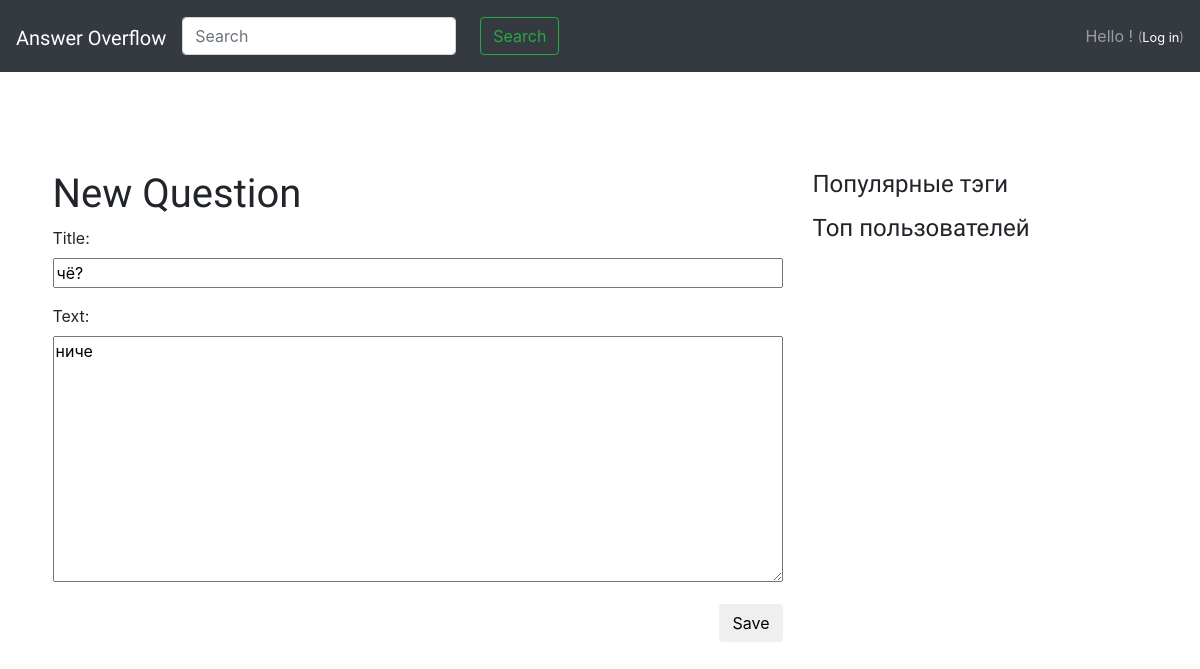
Before: /post/5/edit/ with the older database file.
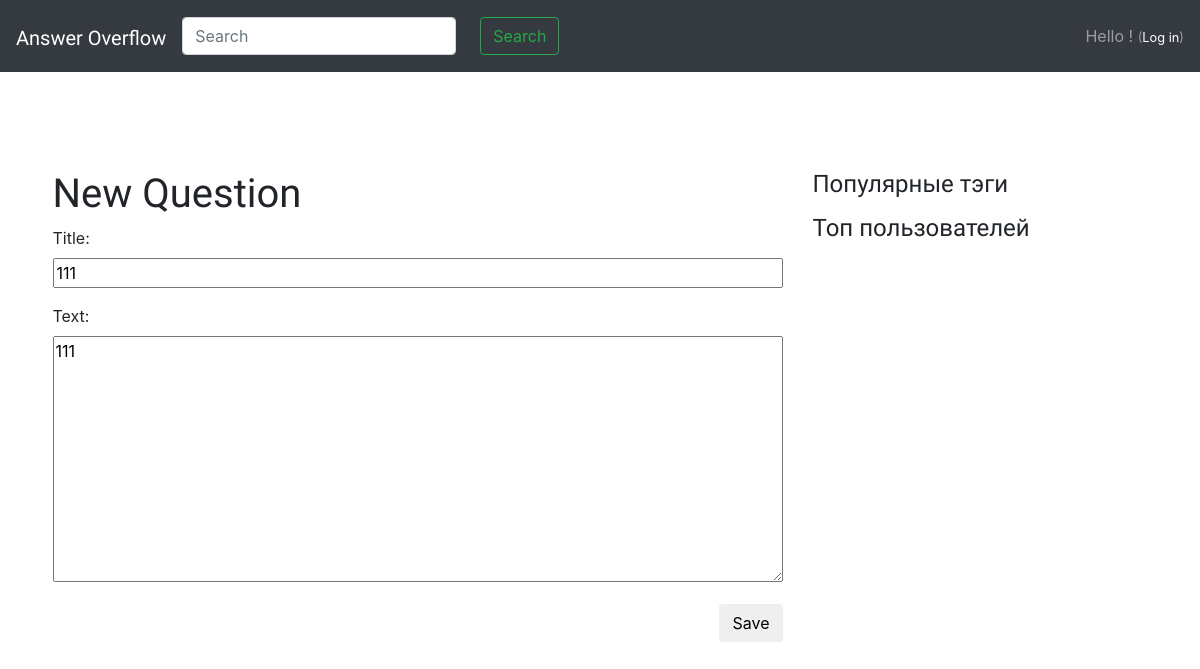
After: the same page with the newer database file.
### landing/models.py (models this page shows, shortened)
class Question(models.Model):
    author = models.ForeignKey(User, on_delete=models.CASCADE)
    title = models.CharField(max_length=200)
    text = models.TextField()
    likes = models.IntegerField(blank=True, null=True)
    dislikes = models.IntegerField(blank=True, null=True)
    created_date = models.DateTimeField(default=timezone.now)
    published_date = models.DateTimeField(blank=True, null=True)
    objects = ModelManager()

### landing/views.py (the view)
# urls.py: path('post/<int:pk>/edit/', views.post_edit, name='post_edit'),
def post_edit(request, pk):
    post = get_object_or_404(Question, pk=pk)
    if request.method == "POST":
        form = PostForm(request.POST, instance=post)
        if form.is_valid():
            post = form.save(commit=False)
            post.author = request.user
            post.published_date = timezone.now()
            post.save()
            return redirect('post_detail', pk=post.pk)
    else:
        form = PostForm(instance=post)
    return render(request, 'web/post_edit.html', {'form': form})

### landing/forms.py
class PostForm(forms.ModelForm):
    class Meta:
        model = Question
        fields = ('title', 'text',)

### landing/templates/web/post_edit.html
{% extends 'web/base.html' %}
{% block content %}
    <h1>New Question</h1>
    <form method="POST" class="post-form">{% csrf_token %}
        {{ form.as_p }}
        <button type="submit" class="save btn btn-default">Save</button>
    </form>
{% endblock %}

Changed rows visible on the page:
changed Question: title "чё?" → "111"; text "ниче" → "111"
